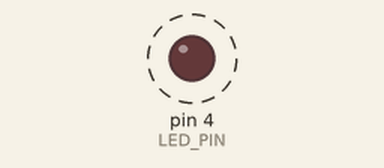
Bench run of a sketch on a simulated Arduino Uno, built with avr-gcc and run on an emulated ATmega328P. Parts: output pins drawn as LEDs (lit = HIGH). Dashed ring = blinking.

Above: at 0.1 s.
Timing chart, 0 to 3.0 s (numbered marks = the images above):
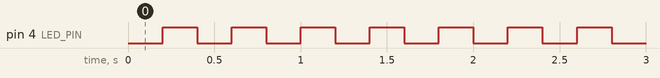

The sketch:

led.ino
```cpp
const int LED_PIN = 4;  // Pin a cui è collegato il LED
int led_stato=0; // Led spento

void led_configura() {
  pinMode(LED_PIN, OUTPUT);
}
void led_accendi() {
  digitalWrite(LED_PIN, HIGH);
  led_stato=HIGH;
}
void led_spegni() {
  digitalWrite(LED_PIN, LOW);
  led_stato=LOW;
}
void led_inverti() {
  (led_stato == LOW) ? led_accendi() : led_spegni();
}

//Funzione per far lampeggiare un LED
void led_lampeggiaTask(int durata_ms) {
  static unsigned long timerStart = millis(); //Valore all'avvio

  unsigned long timerNow = millis(); //Tempo corrente in millisecondi
  //Se è trascorso il tempo specificato, cambia lo stato del LED
  if (timerNow - timerStart >= durata_ms) {
    //Cambia lo stato del LED (accendi se era spento, spegni se era acceso)
    led_inverti();
    timerStart = timerNow;  //Aggiorna il timer al valore attuale
  }
}

void setup() {
  led_configura();  // Imposta il pin del LED come output
}
void loop() {
  led_lampeggiaTask(200); // Fai lampeggiare il LED ogni 200
  // Altro task ...
  // Altro task ...
}
```

Measured:
- by itself, pin 4 (LED_PIN): alternates HIGH for 0.20 s and LOW for 0.20 s
